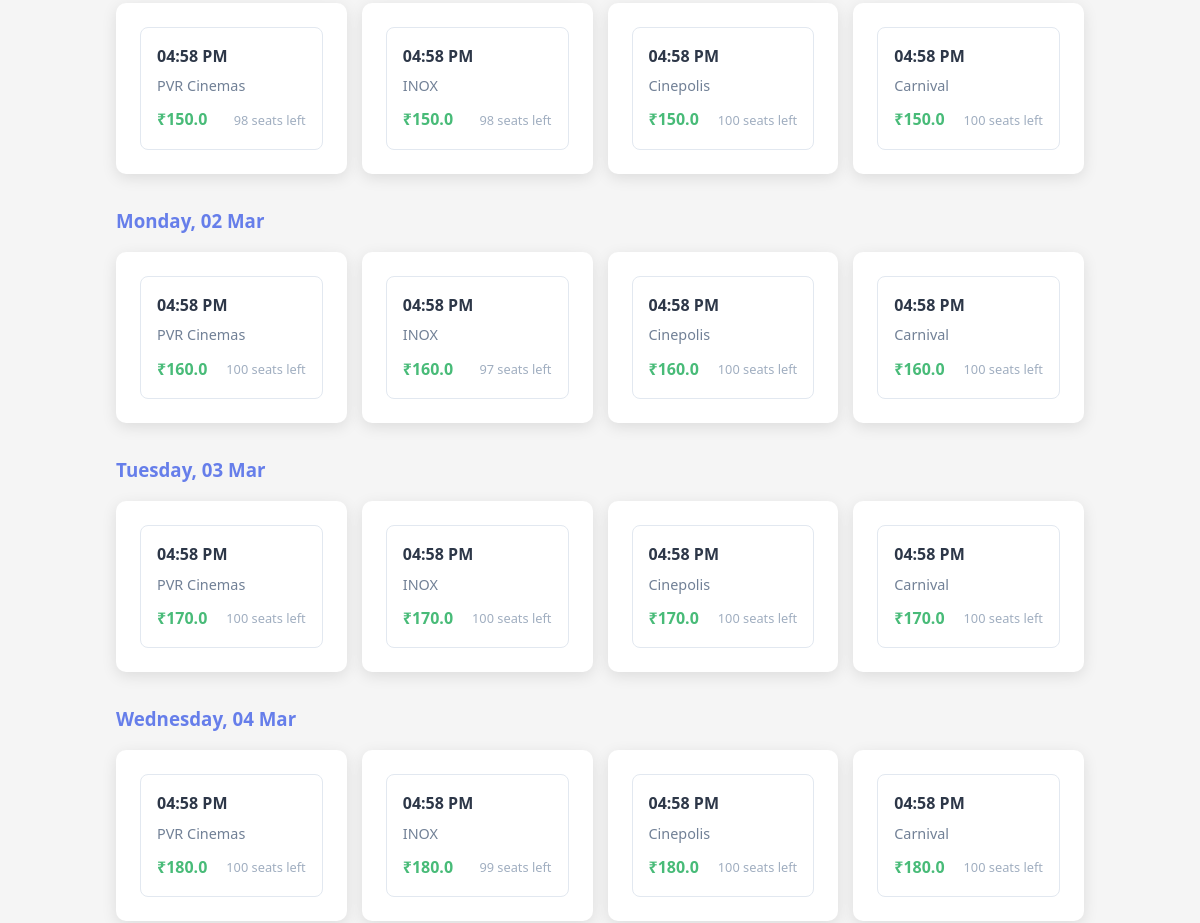
The app's page /movie/6 (middle part), older data.
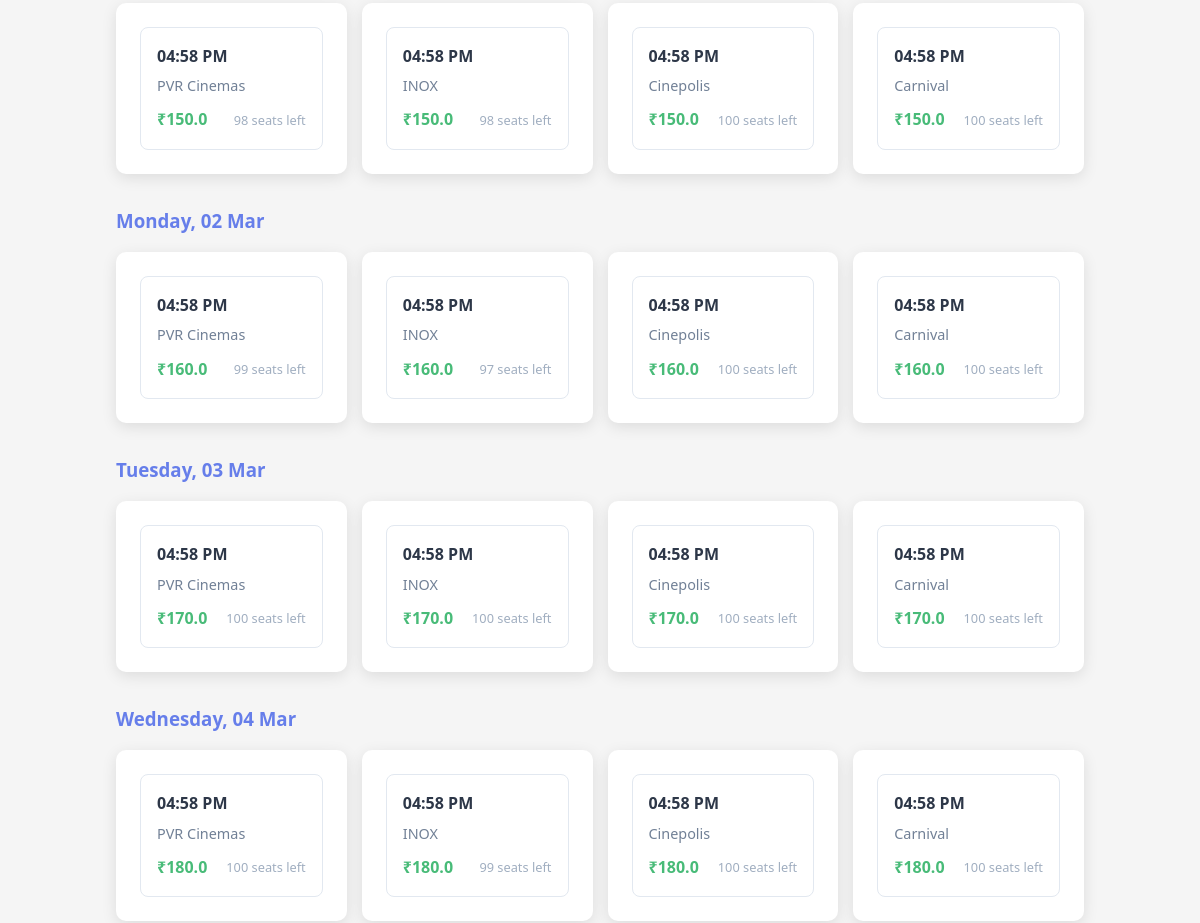
The same page, newer data.
### tables this page shows
CREATE TABLE shows (
                id INTEGER PRIMARY KEY AUTOINCREMENT,
                movie_id INTEGER NOT NULL,
                theater_name TEXT NOT NULL,
                show_time TIMESTAMP NOT NULL,
                price REAL NOT NULL,
                total_seats INTEGER DEFAULT 100,
                available_seats INTEGER DEFAULT 100,
                FOREIGN KEY(movie_id) REFERENCES movies(id)
            );

### app/routes.py (the view)
@movie_bp.route('/movie/<int:movie_id>')
def movie_detail(movie_id):
    movie = Movie.get_movie_by_id(movie_id)
    shows = Show.get_shows_by_movie(movie_id)
    if not movie:
        return "Movie not found", 404
    shows_by_date = {}
    for show in shows:
        try:
            dt = datetime.fromisoformat(show[3])
            date_key = dt.strftime('%Y-%m-%d')
            if date_key not in shows_by_date:
                shows_by_date[date_key] = []
            shows_by_date[date_key].append({
                'id': show[0],
                'theater': show[2],
                'time': dt.strftime('%I:%M %p'),
                'price': show[4],
                'available_seats': show[6]
            })
        except ValueError:
            continue
    formatted_shows = []
    for date_key in sorted(shows_by_date.keys()):
        dt = datetime.strptime(date_key, '%Y-%m-%d')
        formatted_shows.append({
            'date_display': dt.strftime('%A, %d %b'),
            'shows': shows_by_date[date_key]
        })
    return render_template('movie_detail.html', movie=movie, formatted_shows=formatted_shows,
                         is_logged_in='user_id' in session, username=session.get('username'))

### app/models.py (called while the page is built)
    @staticmethod
    def get_movie_by_id(movie_id):
        conn = sqlite3.connect(DATABASE, timeout=30)
        try:
            cursor = conn.cursor()
            cursor.execute('SELECT * FROM movies WHERE id = ?', (movie_id,))
            return cursor.fetchone()
        finally:
            conn.close()

    @staticmethod
    def get_shows_by_movie(movie_id):
        conn = sqlite3.connect(DATABASE, timeout=30)
        try:
            cursor = conn.cursor()
            cursor.execute('SELECT * FROM shows WHERE movie_id = ? AND show_time > ?', (movie_id, datetime.now()))
            return cursor.fetchall()
        finally:
            conn.close()

### templates/movie_detail.html (shortened to what this page needs)
{% extends 'base.html' %}  {% block content %}
<div
  class="movie-detail-container"
  style="max-width: 1000px; margin: 2rem auto; padding: 0 1rem"
>
  <div class="shows-section">
    {% if formatted_shows %}
    <div class="dates-list">
      {% for date_group in formatted_shows %}
      <div class="date-group" style="margin-bottom: 2rem">
        <h3 style="color: #667eea; margin-bottom: 1rem">
          {{ date_group.date_display }}
        </h3>
        <div
          class="shows-grid"
          style="
            display: grid;
            grid-template-columns: repeat(auto-fill, minmax(200px, 1fr));
            gap: 15px;
          "
        >
          {% for show in date_group.shows %}
          <a
            href="{{ url_for('booking.book_seats', show_id=show.id) }}"
            class="show-card"
            style="text-decoration: none; color: inherit"
          >
            <div
              style="
                border: 1px solid #e2e8f0;
                border-radius: 8px;
                padding: 1rem;
                transition: all 0.2s;
                background: white;
                hover: {
                  transform: translateY(-2px);
                  box-shadow: 0 4px 6px rgba(0, 0, 0, 0.1);
                }
              "
            >
              <div
                style="font-weight: bold; color: #2d3748; margin-bottom: 5px"
              >
                {{ show.time }}
              </div>
              <div
                style="font-size: 0.9rem; color: #718096; margin-bottom: 5px"
              >
                {{ show.theater }}
              </div>
              <div
                style="
                  display: flex;
                  justify-content: space-between;
                  align-items: center;
                  margin-top: 10px;
                "
              >
                <span style="color: #48bb78; font-weight: bold"
                  >₹{{ show.price }}</span
                >
                <span style="font-size: 0.8rem; color: #a0aec0"
                  >{{ show.available_seats }} seats left</span
                >
              </div>
            </div>
          </a>
          {% endfor %}
        </div>
      </div>
      {% endfor %}
    </div>
    {% endif %}
  </div>
</div>
{% endblock %}

Row changes from the older to the newer data that the page shows:
changed shows (number 5 of 16 on the later page): available_seats "100" → "99"
